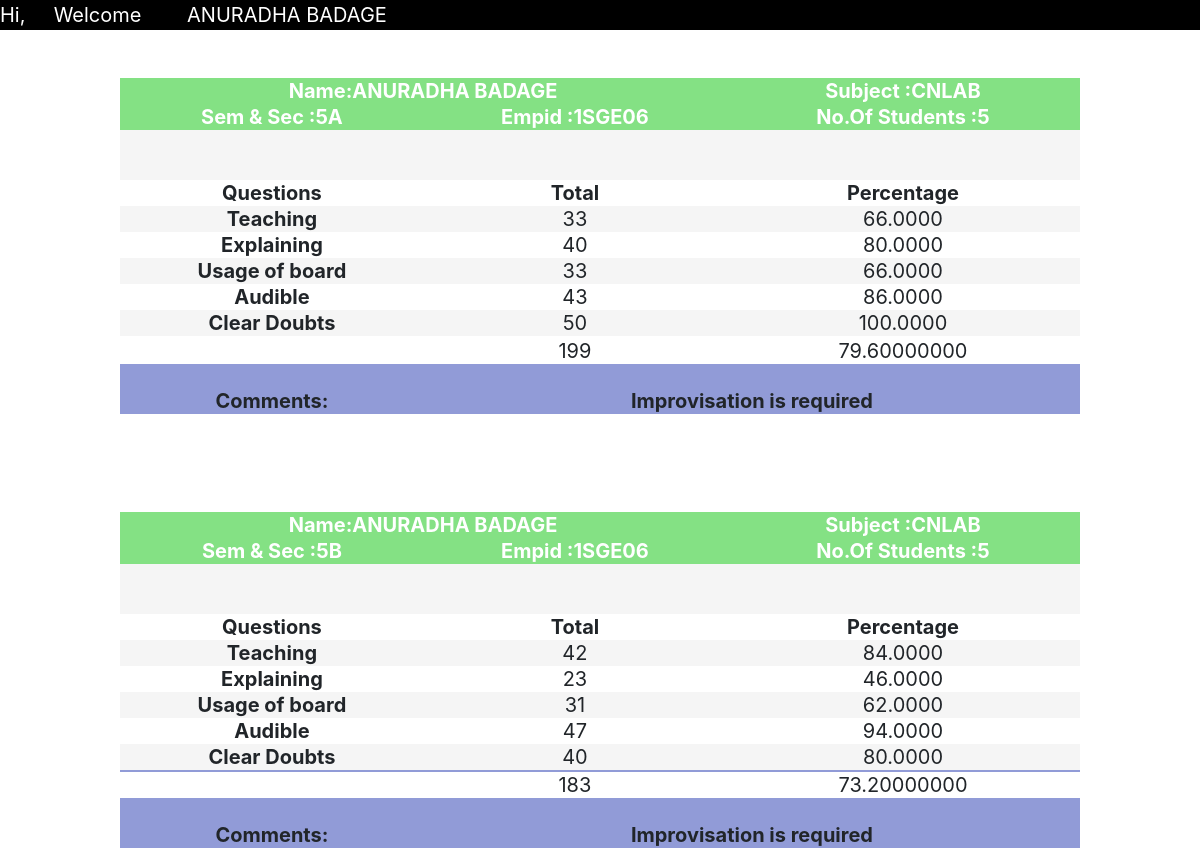
/faculty_result.php?u=1SGE06, run on the app's committed database.
### tables this page shows
CREATE TABLE `employee` (
  `fname` varchar(20) DEFAULT NULL,
  `lname` varchar(20) DEFAULT NULL,
  `empid` varchar(20) NOT NULL,
  `password` varchar(20) DEFAULT NULL,
  `admin` varchar(20) DEFAULT NULL
);

CREATE TABLE `question` (
  `q1` varchar(30) DEFAULT NULL,
  `q2` varchar(30) DEFAULT NULL,
  `q3` varchar(30) DEFAULT NULL,
  `q4` varchar(30) DEFAULT NULL,
  `q5` varchar(30) DEFAULT NULL,
  `admin` varchar(20) DEFAULT NULL
);

### faculty_result.php (the view, shortened to what this page needs)
<html>
    <head>
      <link rel="stylesheet" href="http://maxcd.bootstrapcdn.com/bootstrap/4.0.0/css/bootstrap.min.css">
    </head>
<body>
        <div style="background-color:black;color:white ;height: 30px">
    <span>Hi,</span><span style="color:transparent">hh</span>
    <span>Welcome </span>
    <span style="color:transparent">hhh</span>
<span>
<?php
 $host="localhost";
 $dbusername="root";
 $dbpassword="";
 $dbname="dbmsproject";
 $conn=mysqli_connect($host,$dbusername,$dbpassword,$dbname);
 $usn=$_GET['u'];
 $sql="select fname,lname from employee where empid='$usn'";
$res=mysqli_query($conn,$sql);
if($res->num_rows>0){
    while($rows=$res->fetch_assoc()){
        echo $rows['fname']." ".$rows['lname'];
    }
}
?>
</span>
<span><a href="index.php" style="text-decoration:none
;margin-left:70%;color:white">Logout<span style="color: transparent;">ii</span><i class="fas fa-sign-out-alt"></i></a></span>
</div>
<br>
<br>
<div>
    <table class="me">
        <?php
        $host="localhost";
 $dbusername="root";
 $dbpassword="";
 $dbname="dbmsproject";
 $conn=mysqli_connect($host,$dbusername,$dbpassword,$dbname);
    $user=$_GET['u'];
$sql="select count(semsec) as c  from teaching where empid='$user'";
$res=mysqli_query($conn,$sql);
$cn="";
if($res->num_rows>0){
  while ($ro=$res->fetch_assoc()) {
    $cn=$ro['c'];
  }
}
$cn=(int)$cn;
        $admin="";
$sql ="select admin from employee where empid='$user'";
$res=mysqli_query($conn,$sql);
if($res->num_rows>0){
  while ($rows=$res->fetch_assoc()) {
    $admin=$rows['admin'];
  }
}else{
  echo"<script>alert('Error in fetching admin ')</script>".mysqli_error($conn);
}
        $sql="select q1,q2,q3,q4,q5 from question where admin='$admin'";
        $res=mysqli_query($conn,$sql);
        $q1="";$q2="";$q3="";$q4="";$q5="";$q6="";
if($res->num_rows>0){
    while($rows=$res->fetch_assoc()){
        $q1=$rows['q1'];
        $q2=$rows['q2'];
        $q3=$rows['q3'];
        $q4=$rows['q4'];
        $q5=$rows['q5'];
    }
}else{
    echo "<script>alert('there were no questions prsent for this admin')</script>";
}
if ($cn==2) {
 $sql="select semsec as c from  teaching where empid='$user'";
 $res=mysqli_query($conn,$sql);
$s1="";$s2="";
$i=0;
 if($res->num_rows>0){
while ($ro=$res->fetch_assoc()) {
  if($i==0){
    $s1=$ro['c'];
  }
$i++;
}
$n1="";$n2="";$sub="";$sem="";$emp="";$cnt="";
$sem="$s1";
$sql1="select e.fname as n1 ,e.lname as n2,t.subject as sub,
t.semsec as sem, t.empid as emp, count(distinct(r.usn)) as cnt
from employee e,teaching t,rating r
where t.empid='$user' AND e.empid='$user' and t.semsec='$s1' and t.semsec=r.semsec and r.empid='$user'";
$res1=mysqli_query($conn,$sql1);
if($res1->num_rows>0){
    while($rows1=$res1->fetch_assoc()){
        $n1=$rows1['n1'];
        $n2=$rows1['n2'];
        $sub=$rows1['sub'];
        $sem=$rows1['sem'];
        $emp=$rows1['emp'];
        $cnt=$rows1['cnt'];
    }
}
else{ echo"<script>alert('There were no records found to the particular condition on database');
    </script>";
}
$s1="";$s2="";$s3="";$s4="";$s5="";$s6="";$total="";
$a1="";$a2="";$a3="";$a4="";$a5="";$a6="";$percent="";
$cmnt="";
$sql="select semsec as c from  teaching where empid='$user'";
 $res=mysqli_query($conn,$sql);
$s1="";$s2="";
$i=0;
 if($res->num_rows>0){
while ($ro=$res->fetch_assoc()) {
  if($i==0){
    $s1=$ro['c'];
  }
  if($i==1){
    $s2=$ro['c'];
  }
$i++;
}
$sql2="select sum(q1) as s1 ,avg(q1)*10 as a1,
sum(q2) as s2,avg(q2)*10 as a2 ,
sum(q3) as s3 ,avg(q3)*10 as a3,
sum(q4) as s4,avg(q4)*10 as a4 ,
sum(q5) as s5 ,avg(q5)*10 as a5,
(sum(q1)+sum(q2)+sum(q3)+sum(q4)+sum(q5)) as total,
((avg(q1)+avg(q2)+avg(q3)+avg(q4)+avg(q5))/5)*10 as percent,
case
when ((avg(q1)+avg(q2)+avg(q3)+avg(q4)+avg(q5))/5)*10 >=90
     then 'You Are Doing Great! Keep It Up '
when (((avg(q1)+avg(q2)+avg(q3)+avg(q4)+avg(q5))/5)*10)>80 and (((avg(q1)+avg(q2)+avg(q3)+avg(q4)+avg(q5))/5)*10)<90
then 'Doing Good!,Get one Step Ahead'
else 'Improvisation is required'
end as comments
from rating
where admin='$admin' and empid='$user' and usn in (
select distinct(usn) from rating where semsec='$s1'
)";
     $res2=mysqli_query($conn,$sql2);
     if($res2->num_rows>0){
         while($rows2=$res2->fetch_assoc()){
             $s1=$rows2['s1'];$a1=$rows2['a1'];
             $s2=$rows2['s2'];$a2=$rows2['a2'];
             $s3=$rows2['s3'];$a3=$rows2['a3'];
             $s4=$rows2['s4'];$a4=$rows2['a4'];
             $s5=$rows2['s5'];$a5=$rows2['a5'];
             $total=$rows2['total'];
             $percent=$rows2['percent'];
             $cmnt=$rows2['comments'];
            }
        }
        else{ echo"<script>alert('There  were no records found to the particular condition on
             database');
            </script>";
            }
            echo "<tr><th  colspan='2' style='color:white'>Name:$n1" ."   "." $n2</th>
            <th style='color:white'>Subject :$sub</th></tr>"
            ."<tr><th style='color:white'>Sem & Sec :$sem</th>
            <th style='color:white'>Empid :$emp</th>
            <th style='color:white'>No.Of Students :$cnt</th>
            </tr>
            <tr><td colspan=3><br><br></td></tr>
            <tr><th>Questions</th><th>Total</th><th>Percentage</th></tr>
            <tr>
            <th>$q1</th>  <td>$s1</td><td>$a1</td>
            </tr>
            <tr>
            <th>$q2</th>  <td>$s2</td><td>$a2</td>
            </tr>
            <tr>
            <th>$q3</th>  <td>$s3</td><td>$a3</td>
            </tr>
            <tr>
            <th>$q4</th>  <td>$s4</td><td>$a4</td>
            </tr>
            <tr>
            <th>$q5</th>  <td>$s5</td><td>$a5</td>
            </tr>
            <tr>
            <th>$q6</th>  <td>$s6</td><td>$a6</td>
            </tr>
            <tr>
            <th></th>  <td>$total</td><td>$percent</td>
            </tr>
        <tr>
        <th><br>Comments:</th><th colspan='2'><br>$cmnt</th>
        </tr>
<tr>
<td><br><br><br><br></td>
</tr>
            "
            ;
$s1="";$s2="";$s3="";$s4="";$s5="";$s6="";$total="";
$a1="";$a2="";$a3="";$a4="";$a5="";$a6="";$percent="";
$cmnt="";
$sql="select semsec as c from  teaching where empid='$user'";
 $res=mysqli_query($conn,$sql);
$s1="";$s2="";
$i=0;
 if($res->num_rows>0){
while ($ro=$res->fetch_assoc()) {
  if($i==0){
    $s1=$ro['c'];
  }
  if($i==1){
    $s2=$ro['c'];
  }
$i++;
}
$n1="";$n2="";$sub="";$sem="";$emp="";$cnt="";
$sem="$s1";
$sql1="select e.fname as n1 ,e.lname as n2,t.subject as sub,
t.semsec as sem, t.empid as emp, count(distinct(r.usn)) as cnt
from employee e,teaching t,rating r
where t.empid='$user' AND e.empid='$user' and t.semsec='$s2' and t.semsec=r.semsec and r.empid='$user'";
$res1=mysqli_query($conn,$sql1);
if($res1->num_rows>0){
    while($rows1=$res1->fetch_assoc()){
        $n1=$rows1['n1'];
        $n2=$rows1['n2'];
        $sub=$rows1['sub'];
        $sem=$rows1['sem'];
        $emp=$rows1['emp'];
        $cnt=$rows1['cnt'];
    }
}
else{ echo"<script>alert('There were no records found to the particular condition on database');
    </script>";
}
$sql2="select sum(q1) as s1 ,avg(q1)*10 as a1,
sum(q2) as s2,avg(q2)*10 as a2 ,
sum(q3) as s3 ,avg(q3)*10 as a3,
sum(q4) as s4,avg(q4)*10 as a4 ,
sum(q5) as s5 ,avg(q5)*10 as a5,
(sum(q1)+sum(q2)+sum(q3)+sum(q4)+sum(q5)) as total,
((avg(q1)+avg(q2)+avg(q3)+avg(q4)+avg(q5))/5)*10 as percent,
case
when ((avg(q1)+avg(q2)+avg(q3)+avg(q4)+avg(q5))/5)*10 >=90
     then 'You Are Doing Great! Keep It Up '
when (((avg(q1)+avg(q2)+avg(q3)+avg(q4)+avg(q5))/5)*10)>80 and (((avg(q1)+avg(q2)+avg(q3)+avg(q4)+avg(q5))/5)*10)<90
then 'Doing Good!,Get one Step Ahead'
else 'Improvisation is required'
end as comments
from rating
where admin='$admin' and empid='$user' and usn in (
select distinct(usn) from rating where semsec='$s2'
)";
     $res2=mysqli_query($conn,$sql2);
     if($res2->num_rows>0){
         while($rows2=$res2->fetch_assoc()){
             $s1=$rows2['s1'];$a1=$rows2['a1'];
             $s2=$rows2['s2'];$a2=$rows2['a2'];
             $s3=$rows2['s3'];$a3=$rows2['a3'];
             $s4=$rows2['s4'];$a4=$rows2['a4'];
             $s5=$rows2['s5'];$a5=$rows2['a5'];
             $total=$rows2['total'];
             $percent=$rows2['percent'];
             $cmnt=$rows2['comments'];
            }
        }
        else{ echo"<script>alert('There  were no records found to the particular condition on
             database');
            </script>";
            }
            echo "<tr><th  colspan='2' style='color:white'>Name:$n1" ."   "." $n2</th>
            <th style='color:white'>Subject :$sub</th></tr>"
            ."<tr><th style='color:white'>Sem & Sec :$sem</th>
            <th style='color:white'>Empid :$emp</th>
            <th style='color:white'>No.Of Students :$cnt</th>
            </tr>
            <tr><td colspan=3><br><br></td></tr>
            <tr><th>Questions</th><th>Total</th><th>Percentage</th></tr>
            <tr>
            <th>$q1</th>  <td>$s1</td><td>$a1</td>
            </tr>
            <tr>
            <th>$q2</th>  <td>$s2</td><td>$a2</td>
            </tr>
            <tr>
            <th>$q3</th>  <td>$s3</td><td>$a3</td>
            </tr>
            <tr>
            <th>$q4</th>  <td>$s4</td><td>$a4</td>
            </tr>
            <tr>
            <th>$q5</th>  <td>$s5</td><td>$a5</td>
            </tr>
            <tr>
            <th>$q6</th>  <td>$s6</td><td>$a6</td>
            </tr>
            <tr>
            <th></th>  <td>$total</td><td>$percent</td>
            </tr>
        <tr>
        <th><br>Comments:</th><th colspan='2' style=''><br>$cmnt</th>
        </tr>
        <tr><td></td></tr>
            ";
 }
}}}
 ?>
    </table>
  </div>
    </body>
</html>

### faculty_result.php (style rules this page uses)
table { width: 80%; margin-left: 10%; margin-right: 10%; }
table,tr,th { border: 1px ; border-collapse: collapse; text-align: center; font-size: 20px; }
.me tr:nth-child(1) { background: #84E184; }
.me tr:nth-child(2) { background: #84E184; }
.me tr:nth-child(3) { background: #F5F5F5; }
.me tr:nth-child(4) { background: ; }
.me tr:nth-child(5) { background:#F5F5F5; }
.me tr:nth-child(6) { background: ; }
.me tr:nth-child(7) { background: #F5F5F5; }
.me tr:nth-child(8) { background: ; }
.me tr:nth-child(9) { background: #F5F5F5; }
.me tr:nth-child(12) { background: #919bd7; }
.me tr:nth-child(14) { background: #84E184; }
.me tr:nth-child(15) { background: #84E184; }
.me tr:nth-child(16) { background: #F5F5F5; }
.me tr:nth-child(17) { background: ; }
.me tr:nth-child(18) { background:#F5F5F5; }
.me tr:nth-child(19) { background: ; }
.me tr:nth-child(20) { background: #F5F5F5; }
.me tr:nth-child(21) { background: ; }
.me tr:nth-child(22) { background: #F5F5F5; }
.me tr:nth-child(23) { background: #919bd7; }
.me tr:nth-child(25) { background: #919bd7; }
span { font-size: 20px; }

### data on the page
employee: fname "ANURADHA", lname "BADAGE"
question: q1 "Teaching", q2 "Explaining", q3 "Usage of board", q4 "Audible", q5 "Clear Doubts"

### other printed values
$sub "CNLAB"
$sem "5A"
$emp "1SGE06"
$cnt "5"
$s1 "33"
$a1 "66.0000"
$s2 "40"
$a2 "80.0000"
$s3 "33"
$a3 "66.0000"
$s4 "43"
$a4 "86.0000"
$s5 "50"
$a5 "100.0000"
$total "199"
